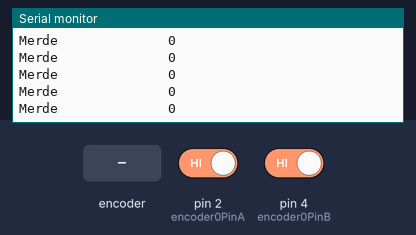
Recording of a sketch running on a simulated Arduino Uno, built with avr-gcc and run on an emulated ATmega328P. Shown: the last lines printed to the serial monitor. Inputs (shaded band) come from the test bench; at power-on: pin 2 (encoder0PinA) HIGH, pin 4 (encoder0PinB) HIGH.

Above: at 1.2 s.
1.3 s: rotary encoder on pin 2 (encoder0PinA) / pin 4 (encoder0PinB) turned 1 step (first pin leading)
At 2.1 s:
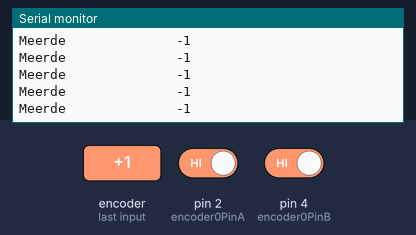
3.3 s: rotary encoder on pin 2 (encoder0PinA) / pin 4 (encoder0PinB) turned 1 step (first pin leading)
At 4.0 s:
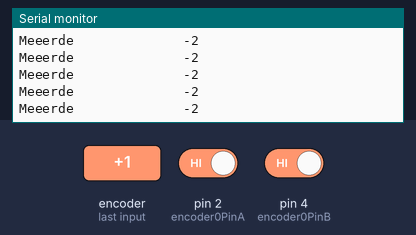
5.3 s: rotary encoder on pin 2 (encoder0PinA) / pin 4 (encoder0PinB) turned 1 step (first pin leading)
At 6.4 s:
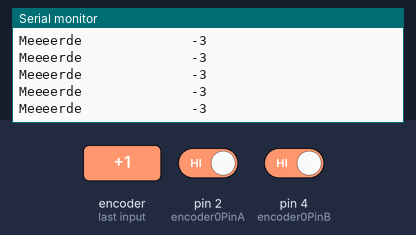
7.3 s: rotary encoder on pin 2 (encoder0PinA) / pin 4 (encoder0PinB) turned 1 step (first pin leading)
At 7.9 s:
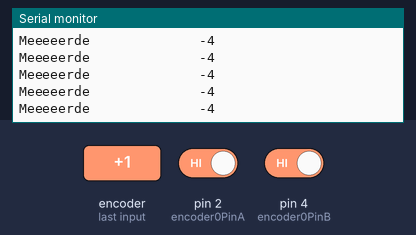
9.3 s: rotary encoder on pin 2 (encoder0PinA) / pin 4 (encoder0PinB) turned 1 step (first pin leading)
At 10.1 s:
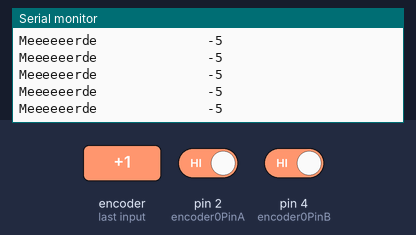

Measured:
- after the input at 1.3 s, the serial monitor: prints a new line after 0.10 s (image 1)
- after the input at 3.3 s, the serial monitor: prints a new line after 0.10 s (image 2)
- after the input at 5.3 s, the serial monitor: prints a new line after 0.10 s (image 3)
- after the input at 7.3 s, the serial monitor: prints a new line after 0.10 s (image 4)
- after the input at 9.3 s, the serial monitor: prints a new line after 0.12 s (image 5)

The sketch:

Encodeur_Rotatoire_C.ino
```cpp
/* Read a rotary encoder with interrupts
   Encoder hooked up with common to GROUND,    encoder0PinA to pin 2, encoder0PinB to pin 4
   it doesn't matter which encoder pin you use for A or B
*/

#define encoder0PinA  2  //CLK Output A Do not use other pin for clock as we are using interrupt
#define encoder0PinB  4  //DT Output B
#define Switch 5 // Switch connection if available

volatile int encoder0Pos = 0;

void setup() {
  pinMode(encoder0PinA, INPUT);
  digitalWrite(encoder0PinA, HIGH);       // turn on pullup resistor

  pinMode(encoder0PinB, INPUT);
  digitalWrite(encoder0PinB, HIGH);       // turn on pullup resistor

  attachInterrupt(0, doEncoder, RISING); // encoder pin on interrupt 0 - pin2

  Serial.begin (9600);
  Serial.println("start");                // a personal quirk
}

void loop(){
  //do some stuff here - the joy of interrupts is that they take care of themselves
  //Serial.print("Position:");
  if (abs(encoder0Pos) <= 20){
    Serial.print ("Me");
    for (int i=0; i<abs(encoder0Pos); i++){
    Serial.print("e");
  }
  Serial.print ("rde              ");
  }
  else{
    Serial.print ("ME");
    for (int i=0; i<abs(encoder0Pos); i++){
    Serial.print("E");
  }
  Serial.print ("RDE              ");
  }

  Serial.println (encoder0Pos, DEC); //Angle = (360 / Encoder_Resolution) * encoder0Pos
}

void doEncoder() {
  if (digitalRead(encoder0PinA)==HIGH && digitalRead(encoder0PinB)==HIGH) {
    encoder0Pos++;
  } else if (digitalRead(encoder0PinA)==HIGH && digitalRead(encoder0PinB)==LOW) {
    encoder0Pos--;
  }
  // Serial.println (encoder0Pos, DEC);  //Angle = (360 / Encoder_Resolution) * encoder0Pos
}
```
